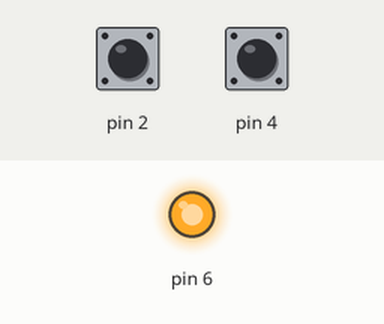
Simulated run of this sketch. Board: Arduino Uno, built with avr-gcc and run on an emulated ATmega328P. Parts: output pins drawn as LEDs (lit = HIGH). The inputs (shaded band) are chosen by the test bench; at power-on: pin 2 HIGH, pin 4 HIGH.

Above: at 0.1 s.
Timing chart, 0 to 1.6 s (numbered marks = the images above):
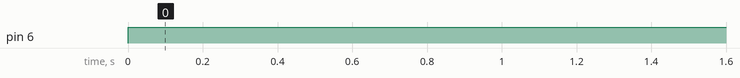

Measured:
- by itself, pin 6: LOW → HIGH at 0.00 s

The sketch:

OR_GATE.ino
```cpp
// C++ code
//
void setup()
{
  pinMode(2,INPUT);
  pinMode(4,INPUT);
  pinMode(6,OUTPUT);
}

void loop()
{
  int x = digitalRead(2);
  int y = digitalRead(4);
  if((x==LOW)||(y==LOW))
  {
    Serial.print(x=LOW);
    Serial.print(y=LOW);
  }
  else
  {
    Serial.println(x);
    Serial.println(y);
    digitalWrite(6,x||y);
  }
}
```
